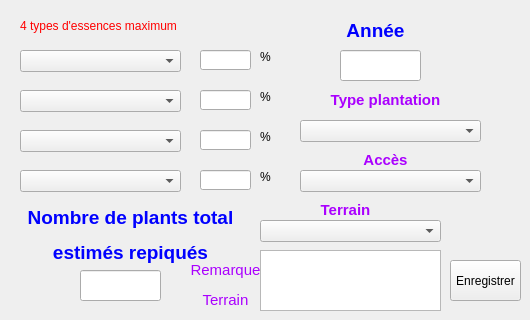
   <widget class="QWidget" name="tab6">
    <attribute name="title">
     <string>Saisie Infos</string>
    </attribute>
    <widget class="QLineEdit" name="anneeModif">
     <property name="geometry">
      <rect>
       <x>340</x>
       <y>50</y>
       <width>81</width>
       <height>31</height>
      </rect>
     </property>
     <property name="alignment">
      <set>Qt::AlignCenter</set>
     </property>
    </widget>
    <widget class="QLineEdit" name="totalPlantsModif">
     <property name="geometry">
      <rect>
       <x>80</x>
       <y>270</y>
       <width>81</width>
       <height>31</height>
      </rect>
     </property>
     <property name="alignment">
      <set>Qt::AlignCenter</set>
     </property>
    </widget>
    <widget class="QLabel" name="label_11">
     <property name="geometry">
      <rect>
       <x>10</x>
       <y>200</y>
       <width>241</width>
       <height>71</height>
      </rect>
     </property>
     <property name="text">
      <string>&lt;html&gt;&lt;head/&gt;&lt;body&gt;&lt;p align=&quot;center&quot;&gt;&lt;span style=&quot; font-size:14pt; font-weight:600; color:#0000ff;&quot;&gt;Nombre de plants total&lt;/span&gt;&lt;/p&gt;&lt;p align=&quot;center&quot;&gt;&lt;span style=&quot; font-size:14pt; font-weight:600; color:#0000ff;&quot;&gt; estimés repiqués&lt;/span&gt;&lt;/p&gt;&lt;/body&gt;&lt;/html&gt;</string>
     </property>
    </widget>
    <widget class="QLabel" name="label_12">
     <property name="geometry">
      <rect>
       <x>310</x>
       <y>10</y>
       <width>131</width>
       <height>41</height>
      </rect>
     </property>
     <property name="text">
      <string>&lt;html&gt;&lt;head/&gt;&lt;body&gt;&lt;p align=&quot;center&quot;&gt;&lt;span style=&quot; font-size:14pt; font-weight:600; color:#0000ff;&quot;&gt;Année&lt;/span&gt;&lt;/p&gt;&lt;/body&gt;&lt;/html&gt;</string>
     </property>
    </widget>
    <widget class="QLabel" name="label_13">
     <property name="geometry">
      <rect>
       <x>20</x>
       <y>10</y>
       <width>291</width>
       <height>31</height>
      </rect>
     </property>
     <property name="styleSheet">
      <string notr="true">font: bold 14pt &quot;Garamond&quot;;color : red</string>
     </property>
     <property name="text">
      <string>4 types d'essences maximum</string>
     </property>
    </widget>
    <widget class="QLineEdit" name="txModif1">
     <property name="geometry">
      <rect>
       <x>200</x>
       <y>50</y>
       <width>51</width>
       <height>20</height>
      </rect>
     </property>
     <property name="toolTip">
      <string>&lt;html&gt;&lt;head/&gt;&lt;body&gt;&lt;p&gt;Taux total &amp;lt;= 100%&lt;/p&gt;&lt;/body&gt;&lt;/html&gt;</string>
     </property>
     <property name="alignment">
      <set>Qt::AlignCenter</set>
     </property>
    </widget>
    <widget class="QLineEdit" name="txModif2">
     <property name="geometry">
      <rect>
       <x>200</x>
       <y>90</y>
       <width>51</width>
       <height>20</height>
      </rect>
     </property>
     <property name="toolTip">
      <string>&lt;html&gt;&lt;head/&gt;&lt;body&gt;&lt;p&gt;Taux total &amp;lt;= 100%&lt;/p&gt;&lt;/body&gt;&lt;/html&gt;</string>
     </property>
     <property name="alignment">
      <set>Qt::AlignCenter</set>
     </property>
    </widget>
    <widget class="QLineEdit" name="txModif3">
     <property name="geometry">
      <rect>
       <x>200</x>
       <y>130</y>
       <width>51</width>
       <height>20</height>
      </rect>
     </property>
     <property name="toolTip">
      <string>&lt;html&gt;&lt;head/&gt;&lt;body&gt;&lt;p&gt;Taux total &amp;lt;= 100%&lt;/p&gt;&lt;/body&gt;&lt;/html&gt;</string>
     </property>
     <property name="alignment">
      <set>Qt::AlignCenter</set>
     </property>
    </widget>
    <widget class="QLineEdit" name="txModif4">
     <property name="geometry">
      <rect>
       <x>200</x>
       <y>170</y>
       <width>51</width>
       <height>20</height>
      </rect>
     </property>
     <property name="toolTip">
      <string>&lt;html&gt;&lt;head/&gt;&lt;body&gt;&lt;p&gt;Taux total &amp;lt;= 100%&lt;/p&gt;&lt;/body&gt;&lt;/html&gt;</string>
     </property>
     <property name="alignment">
      <set>Qt::AlignCenter</set>
     </property>
    </widget>
    <widget class="QLabel" name="label_14">
     <property name="geometry">
      <rect>
       <x>260</x>
       <y>50</y>
       <width>47</width>
       <height>13</height>
      </rect>
     </property>
     <property name="styleSheet">
      <string notr="true">font: bold 12pt &quot;Garamond&quot;;</string>
     </property>
     <property name="text">
      <string>%</string>
     </property>
    </widget>
    <widget class="QLabel" name="label_15">
     <property name="geometry">
      <rect>
       <x>260</x>
       <y>90</y>
       <width>47</width>
       <height>13</height>
      </rect>
     </property>
     <property name="styleSheet">
      <string notr="true">font: bold 12pt &quot;Garamond&quot;;</string>
     </property>
     <property name="text">
      <string>%</string>
     </property>
    </widget>
    <widget class="QLabel" name="label_16">
     <property name="geometry">
      <rect>
       <x>260</x>
       <y>130</y>
       <width>47</width>
       <height>13</height>
      </rect>
     </property>
     <property name="styleSheet">
      <string notr="true">font: bold 12pt &quot;Garamond&quot;;</string>
     </property>
     <property name="text">
      <string>%</string>
     </property>
    </widget>
    <widget class="QLabel" name="label_17">
     <property name="geometry">
      <rect>
       <x>260</x>
       <y>170</y>
       <width>47</width>
       <height>13</height>
      </rect>
     </property>
     <property name="styleSheet">
      <string notr="true">font: bold 12pt &quot;Garamond&quot;;</string>
     </property>
     <property name="text">
      <string>%</string>
     </property>
    </widget>
    <widget class="QComboBox" name="comboPlant1">
     <property name="geometry">
      <rect>
       <x>20</x>
       <y>50</y>
       <width>161</width>
       <height>22</height>
      </rect>
     </property>
    </widget>
    <widget class="QComboBox" name="comboPlant2">
     <property name="geometry">
      <rect>
       <x>20</x>
       <y>90</y>
       <width>161</width>
       <height>22</height>
      </rect>
     </property>
    </widget>
    <widget class="QComboBox" name="comboPlant3">
     <property name="geometry">
      <rect>
       <x>20</x>
       <y>130</y>
       <width>161</width>
       <height>22</height>
      </rect>
     </property>
    </widget>
    <widget class="QComboBox" name="comboPlant4">
     <property name="geometry">
      <rect>
       <x>20</x>
       <y>170</y>
       <width>161</width>
       <height>22</height>
      </rect>
     </property>
    </widget>
    <widget class="QPushButton" name="btnEnregInfos">
     <property name="geometry">
      <rect>
       <x>450</x>
       <y>260</y>
       <width>71</width>
       <height>41</height>
      </rect>
     </property>
     <property name="text">
      <string>Enregistrer</string>
     </property>
    </widget>
    <widget class="QLabel" name="label_22">
     <property name="geometry">
      <rect>
       <x>310</x>
       <y>80</y>
       <width>151</width>
       <height>41</height>
      </rect>
     </property>
     <property name="text">
      <string>&lt;html&gt;&lt;head/&gt;&lt;body&gt;&lt;p align=&quot;center&quot;&gt;&lt;span style=&quot; font-size:11pt; font-weight:600; color:#aa00ff;&quot;&gt;Type plantation&lt;/span&gt;&lt;/p&gt;&lt;/body&gt;&lt;/html&gt;</string>
     </property>
    </widget>
    <widget class="QComboBox" name="comboModifLegend">
     <property name="geometry">
      <rect>
       <x>300</x>
       <y>120</y>
       <width>181</width>
       <height>22</height>
      </rect>
     </property>
    </widget>
    <widget class="QComboBox" name="comboModifTerrain">
     <property name="geometry">
      <rect>
       <x>260</x>
       <y>220</y>
       <width>181</width>
       <height>22</height>
      </rect>
     </property>
    </widget>
    <widget class="QLabel" name="label_26">
     <property name="geometry">
      <rect>
       <x>270</x>
       <y>190</y>
       <width>151</width>
       <height>41</height>
      </rect>
     </property>
     <property name="text">
      <string>&lt;html&gt;&lt;head/&gt;&lt;body&gt;&lt;p align=&quot;center&quot;&gt;&lt;span style=&quot; font-size:11pt; font-weight:600; color:#aa00ff;&quot;&gt;Terrain&lt;/span&gt;&lt;/p&gt;&lt;/body&gt;&lt;/html&gt;</string>
     </property>
    </widget>
    <widget class="QComboBox" name="comboModifAcces">
     <property name="geometry">
      <rect>
       <x>300</x>
       <y>170</y>
       <width>181</width>
       <height>22</height>
      </rect>
     </property>
    </widget>
    <widget class="QLabel" name="label_31">
     <property name="geometry">
      <rect>
       <x>310</x>
       <y>140</y>
       <width>151</width>
       <height>41</height>
      </rect>
     </property>
     <property name="text">
      <string>&lt;html&gt;&lt;head/&gt;&lt;body&gt;&lt;p align=&quot;center&quot;&gt;&lt;span style=&quot; font-size:11pt; font-weight:600; color:#aa00ff;&quot;&gt;Accès&lt;/span&gt;&lt;/p&gt;&lt;/body&gt;&lt;/html&gt;</string>
     </property>
    </widget>
    <widget class="QTextEdit" name="remModifTerrain">
     <property name="geometry">
      <rect>
       <x>260</x>
       <y>250</y>
       <width>181</width>
       <height>61</height>
      </rect>
     </property>
    </widget>
    <widget class="QLabel" name="label_34">
     <property name="geometry">
      <rect>
       <x>150</x>
       <y>260</y>
       <width>151</width>
       <height>51</height>
      </rect>
     </property>
     <property name="text">
      <string>&lt;html&gt;&lt;head/&gt;&lt;body&gt;&lt;p align=&quot;center&quot;&gt;&lt;span style=&quot; font-size:11pt; color:#aa00ff;&quot;&gt;Remarque&lt;/span&gt;&lt;/p&gt;&lt;p align=&quot;center&quot;&gt;&lt;span style=&quot; font-size:11pt; color:#aa00ff;&quot;&gt;Terrain&lt;/span&gt;&lt;/p&gt;&lt;/body&gt;&lt;/html&gt;</string>
     </property>
    </widget>
   </widget>
